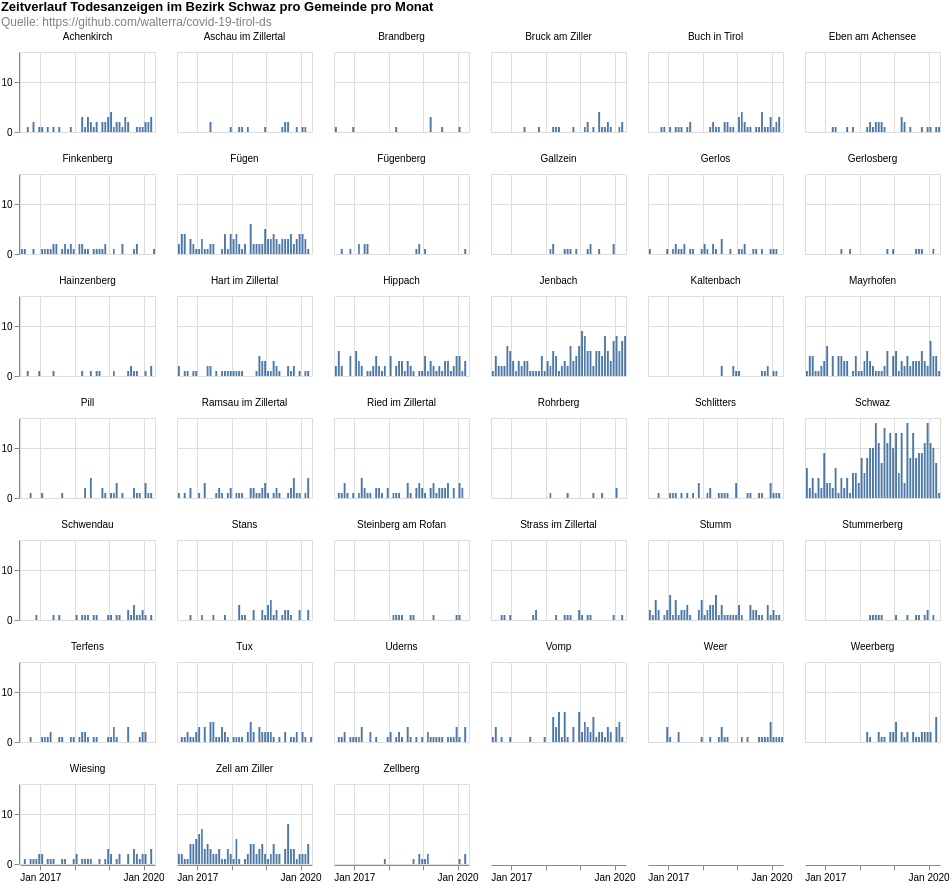

Vega-Lite specification stored for this chart:
### Vega-Lite specification from a JSON file in a GitHub repository (floating-point values rounded to 4 significant figures; data arrays with more than 128 entries replaced by an {"elided": "..."} marker saying what was removed)
{"$schema": "https://vega.github.io/schema/vega-lite/v4.8.1.json", "columns": 6, "config": {"view": {"continuousHeight": 300, "continuousWidth": 400}}, "data": {"name": "data-2402adc468828841fb9e776584bbcfc5"}, "datasets": {"data-2402adc468828841fb9e776584bbcfc5": {"elided": "1895 records"}}, "facet": {"field": "municipaly", "title": null, "type": "nominal"}, "padding": 0, "spec": {"layer": [{"encoding": {"tooltip": [{"field": "date", "timeUnit": "yearmonth", "type": "temporal"}, {"aggregate": "sum", "field": "count", "type": "quantitative"}], "x": {"field": "date", "timeUnit": "yearmonth", "title": null, "type": "temporal"}, "y": {"aggregate": "sum", "field": "count", "title": null, "type": "quantitative"}}, "height": 80, "mark": "bar", "width": 135}]}, "title": {"color": "black", "subtitle": ["Quelle: https://github.com/walterra/covid-19-tirol-ds"], "subtitleColor": "gray", "text": ["Zeitverlauf Todesanzeigen im Bezirk Schwaz pro Gemeinde pro Monat"]}}
